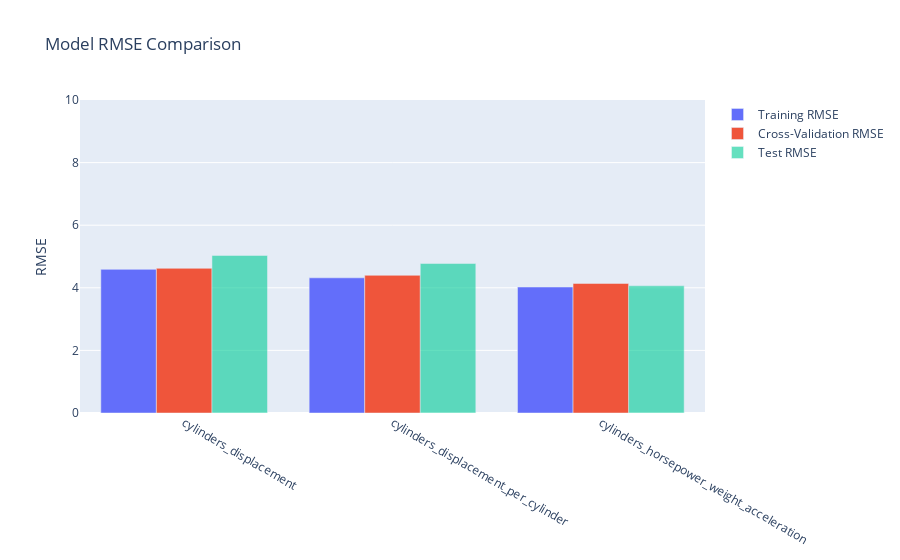

Write notebook code for a chart like this one.
### Code cell
# Generate a comparison plot for all models
fig = compare_models(models, tr, te)
fig.update_yaxes(range=[0, 10], title="RMSE")
fig.show()

### Figure 1 — Plotly figure (JSON) as saved in the notebook; plotly's stock layout.template omitted (floating-point values rounded to 4 significant figures)
{"data": [{"name": "Training RMSE", "type": "bar", "x": ["cylinders_displacement", "cylinders_displacement_per_cylinder", "cylinders_horsepower_weight_acceleration"], "y": [4.589, 4.319, 4.025]}, {"name": "Cross-Validation RMSE", "type": "bar", "x": ["cylinders_displacement", "cylinders_displacement_per_cylinder", "cylinders_horsepower_weight_acceleration"], "y": [4.622, 4.399, 4.139]}, {"name": "Test RMSE", "opacity": 0.6, "type": "bar", "x": ["cylinders_displacement", "cylinders_displacement_per_cylinder", "cylinders_horsepower_weight_acceleration"], "y": [5.034, 4.776, 4.063]}], "layout": {"barmode": "group", "title": {"text": "Model RMSE Comparison"}, "yaxis": {"range": [0, 10], "title": {"text": "RMSE"}}}}
